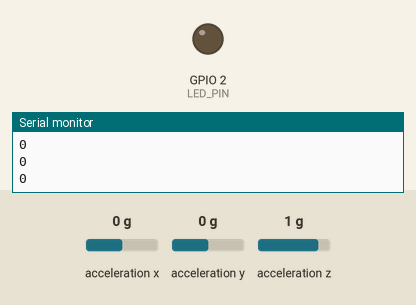
This program was run on a simulated ESP32. On the bench: output pins drawn as LEDs (lit = HIGH), the last lines printed to the serial monitor. The test bench sets the inputs (shaded band); at power-on: acceleration x 0 g, acceleration y 0 g, acceleration z 1 g.

Above: at 1.2 s.
1.3 s: acceleration x set to -1.4 g
At 1.9 s:
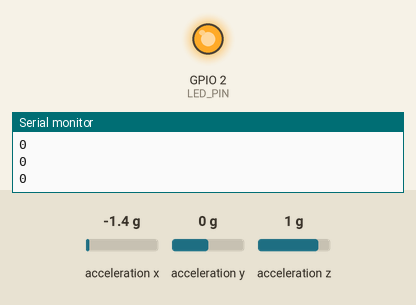
Timing chart, 0 to 4.3 s (numbered marks = the images above; inputs shaded):
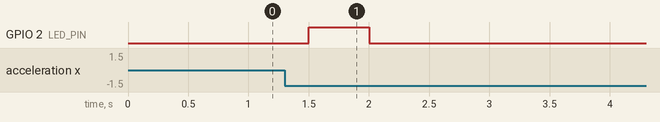

The program:

main.cpp
```cpp
#include <Arduino.h>

#include "I2Cdev.h"

#include "MPU6050_6Axis_MotionApps_V6_12.h"

#include "Wire.h"

MPU6050 mpu;

#define INTERRUPT_PIN 4 // use pin 2 on Arduino Uno & most boards
#define LED_PIN 2       // (Arduino is 13, Teensy is 11, Teensy++ is 6)
bool blinkState = false;
int acceleration = 0;
long int currentTime = 0;
long int previousReading = 0;
long int previousReadingA = 0;
long int checkPeriod = 500;
int minAcc = 0;
int maxAcc = 0;
int AccThresh = 15000;

void readAcceleration()
{
  acceleration = abs(mpu.getAccelerationX()) + abs(mpu.getAccelerationY()) + abs(mpu.getAccelerationZ()) + 1500;
}

void setMinAndMax()
{
  maxAcc = acceleration > maxAcc ? acceleration : maxAcc;
  minAcc = acceleration < minAcc ? acceleration : minAcc;
}

void setup()
{
  Wire.begin();
  Wire.setClock(400000);

  Serial.begin(115200);

  mpu.initialize();
  Serial.println(mpu.testConnection() ? F("MPU6050 connection successful") : F("MPU6050 connection failed"));

  while (Serial.available())
    mpu.dmpInitialize();

  mpu.CalibrateAccel(6);

  mpu.setDMPEnabled(true);

  mpu.setDLPFMode(2);
  mpu.setDHPFMode(1);

  // configure LED for output
  pinMode(LED_PIN, OUTPUT);
  readAcceleration();
  minAcc = acceleration;
  maxAcc = acceleration;
}

void loop()
{
  currentTime = millis();
  readAcceleration();
  setMinAndMax();
  if (currentTime - previousReading >= checkPeriod)
  {
    previousReading = currentTime;
    if (maxAcc - minAcc >= AccThresh)
    {
      digitalWrite(LED_PIN, 1);
    }
    else
    {
      digitalWrite(LED_PIN, 0);
    }
    maxAcc = acceleration;
    minAcc = acceleration;
  }
  if (currentTime - previousReadingA >= 100)
  {
    previousReadingA = currentTime;

    Serial.println(maxAcc - minAcc);
  }
}
```

Measured:
- after the input at 1.3 s, GPIO 2 (LED_PIN): LOW → HIGH after 0.20 s, → LOW 0.50 s later
